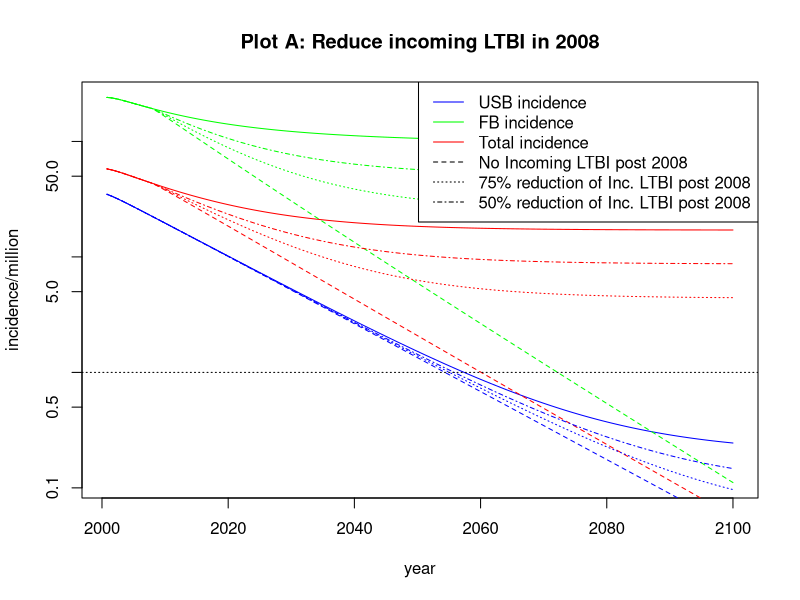
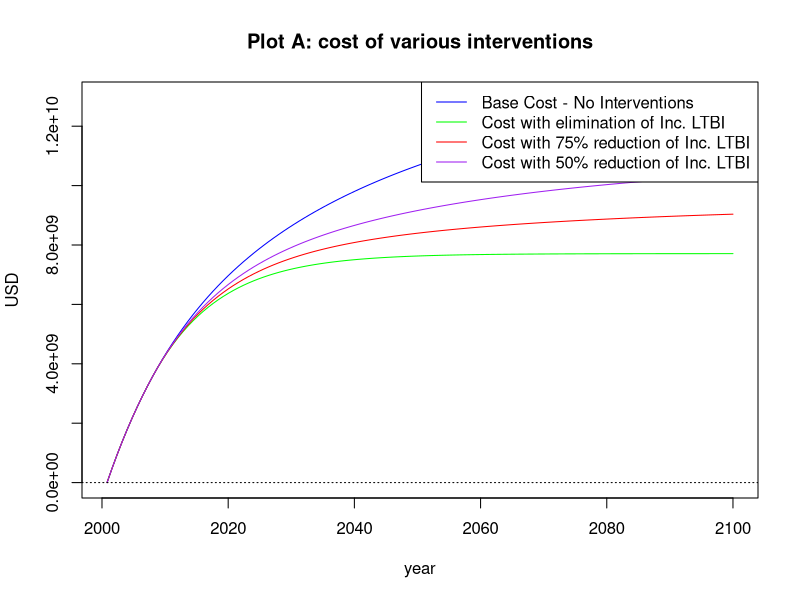
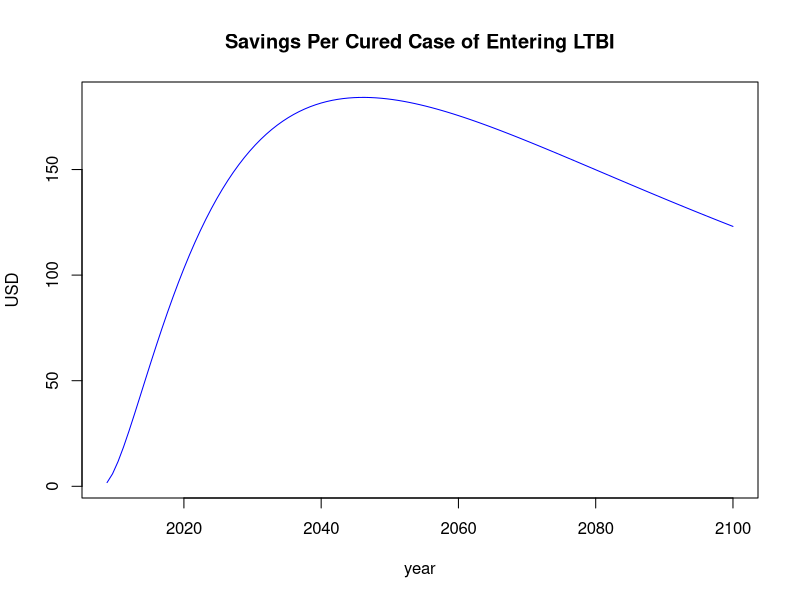
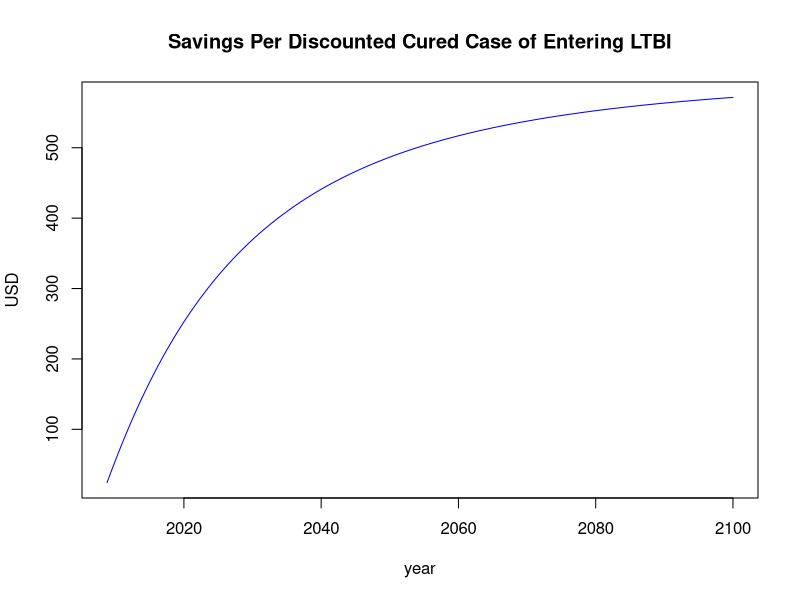

R code for these plots, in order:
rkm <- function(Ydot,currY,deltaT,iter,startT=0){
  # This function performs a fourth-order Runge-Kutta Method on the system 
  # dY/dt = Ydot, and returns the next step after currY presuming timestep
  # length deltaT, and iteration iter
  tn   = deltaT*iter + startT
  k1   = Ydot(tn, currY)
  k2   = Ydot(tn + deltaT/2,currY + deltaT*k1/2)
  k3   = Ydot(tn + deltaT/2,currY + deltaT*k2/2)
  k4   = Ydot(tn + deltaT,currY + deltaT*k3)
  newY <- currY + (deltaT/6)*(k1+2*k2+2*k3+k4)
  return(newY)
}

#Variables
mu0   <- 1/78      #Natural mortality rate USB per year
mu1   <- 1/53      #Natural mortality rate FB per year
ro    <- 0.018     #USB birth rate per year
alpha <- 0.005     #FB arrival rate per year
p     <- 0.103     #Fraction of new infections which are acute (fast progressors)
vF    <- 1.5       #Progression rate of acute infection per year
l0    <- 0.015     #Prevalence of LTBI in the USB population in 2000
l1    <- 0.211     #Prevalence of LTBI in the FB population in 2000: 
r0    <- 0.667     #Fraction of cases due to reactivation in the USB population
r1    <- 0.780     #Fraction of cases due to reactivation in the FB population
vL0   <- 0.0014    #Progression rate for reactivation (chronic LTBI) in the USB population per year
vL1   <- 0.0010    #Progression rate for reactivation (chronic LTBI) in the FB population per year
q     <- 0.708     #Fraction of infections progressing to infectious disease
mud   <- 0.115     #Mortality rate due to TB per year
x     <- 0.111     #Fraction of re-infected chronic LTBI moving to acute infection
ARI0  <- 0.030/100 #Annual risk of infection for USB in 2000
beta  <- 10.39     #Effective contact rate per year
e0    <- 0.965     #Fraction of preferred contacts with own population for USB
e1    <-0.985      #Fraction of preferred contacts with own population for FB
g     <- 0.0047    #Fraction of FB arrivals with LTBI who are fast progressors
phi0  <- 1.114     #Cumulative fraction self-cure and treatment of active disease for both populations pre year RATES (USB)
phi1  <- 1.167     #Cumulative fraction self-cure and treatment of active disease for both populations pre year RATES (FB)
sigmaF0 <- 1.296   #Cumulative fraction of treatment for acute infection for both populations per year RATES (USB)
sigmaF1 <- 1.301   #Cumulative fraction of treatment for acute infection for both populations per year RATES (FB)
sigmaLBase <- 0.057 #Treatment rate for chronic LTBI per year
fBase <- 0.187      #Fraction of FB arrivals with LTBI


#2010 New Cases in Population i (millions)
#source: http://www.cdc.gov/mmwr/preview/mmwrhtml/mm5105a3.htm
newCases0 <- .008714  #US-born
newCases1 <- .007554  #Foreign-born

#Initial Values
deltaT   <- .8    #The length of each time step (years).
finalYr  <- 100   #In years
totT     <- floor(finalYr/deltaT)  #Time steps
cutoffT <- floor(8/deltaT)

#Matrix of compartment values
S0 <- S1 <- F0 <- F1 <- L0 <- L1 <- I0 <- I1 <- J0 <- J1 <- N0 <- N1 <- rep(0,totT)  #compartment values
cL0 <- cF0 <- cI0 <- cJ0 <- cL1 <- cF1 <- cI1 <- cJ1 <- cN0 <- cN1 <- rep(0,totT)    #costs associated with each compartment
#Ct <- Cl <- rep(0,totT)  #total costs for active and latent treatment
LTBIEn  <- rep(0,totT)    #FB arrivals with LTBI entering the USA
LTBIEnD <- rep(0,totT)    #FB arrivals with LTBI entering the USA
curedLTBIEn  <- rep(0,totT)    #FB arrivals with LTBI entering the USA
curedLTBIEnD <- rep(0,totT)    #FB arrivals with LTBI entering the USA
natdeath0 <- natdeath1 <- rep(0,totT)                               #natural deaths
tbdeath0 <- tbdeath1 <- tbdeathD0 <- tbdeathD1 <- rep(0,totT)       #TB deaths, TB deaths with discounting
progAcute0 <- progChron0 <- progAcute1 <- progChron1 <- rep(0,totT) #Progression from Acute, Chronic LTBI to Active TB
progTotalD0 <- progTotalD1 <- rep(0,totT)                           #Progression to Active TB with discounting
exogenous0 <- exogenous1 <- rep(0,totT)                             #Exogenous re-Infections
interventionCost <- rep(0,totT)                                     #Cumulative intervention cost

# ALSO TOOK OUT Ct,Cl FROM VECTOR BELOW
C <- c(newCases=0,totPop=0,LTBIEn=0) #Intervention cost array (cost of new cases, total population, and LTBI cases entering, each time step)
P <- data.frame(S0,F0,L0,I0,J0,S1,F1,L1,I1,J1,N0,N1,cL0,cF0,cI0,cJ0,cL1,cF1,cI1,cJ1,cN0,cN1,LTBIEn,LTBIEnD,curedLTBIEn,curedLTBIEnD,natdeath0,natdeath1,tbdeath0,tbdeath1,tbdeathD0,tbdeathD1,progAcute0,progChron0,progAcute1,progChron1,progTotalD0, progTotalD1, exogenous0,exogenous1, interventionCost)
IN0 <- IN1 <- INall <- rep(0,totT)

#Total Population
P$N0[1] <- 250
P$N1[1] <- 31.4
#Acute (Fast) LTBI, new cases
P$F0[1] <- (1-r0)*(newCases0)/vF
P$F1[1] <- (1-r1)*(newCases1)/vF
#Chronic (Long) LTBI
P$L0[1] <- r0*(newCases0)/vL0
P$L1[1] <- r1*(newCases1)/vL1
#Infectious TB
P$I0[1] <- q*newCases0/(mu0 + mud + phi0)
P$I1[1] <- q*newCases1/(mu1 + mud + phi1)
#Non-Infectious TB
P$J0[1] <- (1-q)*newCases0/(mu0 + mud + phi0)
P$J1[1] <- (1-q)*newCases1/(mu1 + mud + phi1)
#Susceptible
P$S0[1] <- P$N0[1] - P$F0[1] - P$L0[1] - P$I0[1] - P$J0[1]
P$S1[1] <- P$N1[1] - P$F1[1] - P$L1[1] - P$I1[1] - P$J1[1]

#Cost Initial Values are all zero. 
probHosp <- .49  #Probability of hospitalization for active TB treatment
efficacyLTBI  <- .9
adherenceLTBI <- .64
probLTBItreatsuccess <- efficacyLTBI*adherenceLTBI #Probability of LTBI treatment success
costtb   <- 2985   #Cost of TB treatment without hopsitalization
costhosp <- 25495  #Cost of TB treatment with hospitalization
costLTBI <- 403.45 #Cost of LTBI treatment

#Cost Parameter Values: 
Ct <- costtb*(1-probHosp) + costhosp*probHosp #in USD (source: Dylan online supplement page 11-12)
Cl <- costLTBI/probLTBItreatsuccess           #in USD (source: Dylan online supplement page 10)
discRt  <- 0.03  #Rate of time discounting (used for health states as well)

#Compartment value dataset
P$LTBIEn[1]      <- 0.263109
P$natdeath0[1]   <- 0
P$natdeath1[1]   <- 0
P$tbdeath0[1]    <- 0
P$tbdeath1[1]    <- 0
P$progAcute0[1]  <- 0
P$progChron0[1]  <- 0
P$progAcute1[1]  <- 0
P$progChron1[1]  <- 0
P$exogenous0[1]  <- 0
P$exogenous1[1]  <- 0

hill <- function(intervenCost,sigmaL,f,transmission=1,incLTBI=1,initial=cutoffT,final=totT,dataSet=P){
  #Differential Equation Functions
  Ddt <- function(t,v) {
    discV = 1/(1.03^t)  #amount costs, health states are discounted each time step
    #parameter values initialized for each time step
    c01     <- (1-e0)*((1-e1)*v$N1)/((1-e0)*v$N0 + (1-e1)*v$N1)  #proportion of contacts made with FB individuals  (USB)
    c00     <- 1 - c01                                           #proportion of contacts made with USB individuals (USB)
    c10     <- (1-e1)*((1-e0)*v$N0)/((1-e0)*v$N0 + (1-e1)*v$N1)  #proportion of contacts made with USB individuals (FB)
    c11     <- 1 - c10                                           #proportion of contacts made with FB individuals  (FB)
    dLTBIEn      <- f*alpha*(v$N0+v$N1)       #FB arrivals with LTBI entering
    dnatdeath0   <- mu0 * v$N0                #Natural deaths (USB)
    dnatdeath1   <- mu1 * v$N1                #Natural deaths (FB)
    dtbdeath0    <- mud * (v$I0 + v$J0)       #TB deaths (USB)
    dtbdeath1    <- mud * (v$I1 + v$J1)       #TB deaths (FB)
    dtbdeathD0   <- discV * dtbdeath0         #TB deaths with discounting (USB)
    dtbdeathD1   <- discV * dtbdeath1         #TB deaths with discounting (FB)
    dprogAcute0  <- vF*v$F0                   #Acute LTBI progressions to Active TB disease (USB)
    dprogAcute1  <- vF*v$F1                   #Acute LTBI progressions to Active TB disease (FB)
    dprogChron0  <- vL0*v$L0                  #Chronic LTBI progressions to Active TB disease (USB)
    dprogChron1  <- vL1*v$L1                  #Chronic LTBI progressions to Active TB disease (FB)
    dprogTotal0  <- dprogAcute0 + dprogChron0 #Progression to Active TB (USB)
    dprogTotal1  <- dprogAcute1 + dprogChron1 #Progression to Active TB (FB)
    dprogTotalD0 <- discV * dprogTotal0       #Progression to Active TB with discounting (USB)
    dprogTotalD1 <- discV * dprogTotal1       #Progression to Active TB with discounting (FB)
    lambda0      <- transmission*(beta*(c00*(v$I0/v$N0) + c01*(v$I1/v$N1)))  #Forces of Infection (USB)
    lambda1      <- transmission*(beta*(c10*(v$I0/v$N0) + c11*(v$I1/v$N1)))  #Forces of Infection (FB)
    dexogenous0	 <- x*p*lambda0*v$L0    #Exogenous re-infections of Chronic LTBI to Acute LTBI (USB)
    dexogenous1  <- x*p*lambda1*v$L1    #Exogenous re-infections of Chronic LTBI to Acute LTBI (FB)
    dInterventionCost <- discV * (intervenCost["newCases"]*1e6*(dprogTotal0+dprogTotal1) + intervenCost["totPop"]*1e6*(v$N0+v$N1) + intervenCost["LTBIEn"]*1e6*dLTBIEn*(1-incLTBI))
    
    #Difference Equations (USB)
    dS0     <- ro*(v$N0+v$N1) + sigmaF0*v$F0 + sigmaL*v$L0 + phi0*(v$I0+v$J0) - lambda0*v$S0 - mu0*v$S0
    dF0     <- p*lambda0*v$S0 + dexogenous0 - (mu0 + vF + sigmaF0)*v$F0
    dL0     <- (1-p)*lambda0*v$S0 - dexogenous0 - (mu0 + vL0 + sigmaL)*v$L0
    dI0     <- q*(dprogAcute0 + dprogChron0) - (mu0 + mud + phi0)*v$I0
    dJ0     <- (1-q)*(dprogAcute0 + dprogChron0) - (mu0 + mud + phi0)*v$J0
    
    #Difference Equations (FB)
    dS1     <- (1-incLTBI)*dLTBIEn+(1-f)*alpha*(v$N0+v$N1) + sigmaF1*v$F1 + sigmaL*v$L1 + phi1*(v$I1 + v$J1) - lambda1*v$S1 - mu1*v$S1
    dF1     <- g*p*dLTBIEn*incLTBI + p*lambda1*v$S1 + dexogenous1 - (mu1 + vF + sigmaF1)*v$F1
    dL1     <- (1-g*p)*dLTBIEn*incLTBI + (1-p)*lambda1*v$S1 - dexogenous1 - (mu1 + vL1 +sigmaL)*v$L1
    dI1     <- q*(dprogAcute1 + dprogChron1) - (mu1 + mud + phi1)*v$I1
    dJ1     <- (1-q)*(dprogAcute1 + dprogChron1) - (mu1 + mud + phi1)*v$J1
    
    dN0     <- 0
    dN1     <- 0
    
    #Cost calculations
    dcL0    <- discV * Cl * sigmaL  * 1e6 * v$L0                    #cost for Chronic LTBI cures      (USB)
    dcF0    <- discV * Cl * sigmaF0 * 1e6 * v$F0                    #cost for Acute LTBI cures        (USB)
    dcI0    <- discV * Ct * q*(dprogAcute0 + dprogChron0) * 1e6     #cost for Infectious TB cures     (USB)
    dcJ0    <- discV * Ct * (1-q)*(dprogAcute0 + dprogChron0) * 1e6 #cost for Non-Infectious TB cures (USB)
    dcL1    <- discV * Cl * sigmaL  * 1e6 * v$L1                    #cost for Chronic LTBI cures      (FB)
    dcF1    <- discV * Cl * sigmaF1 * 1e6 * v$F1                    #cost for Acute LTBI cures        (FB)
    dcI1    <- discV * Ct * q*(dprogAcute1 + dprogChron1) * 1e6     #cost for Infectious TB cures     (FB)
    dcJ1    <- discV * Ct * (1-q)*(dprogAcute1 + dprogChron1) * 1e6 #cost for Non-Infectious TB cures (FB)
    dcN0    <- 0  #Total cost for all treatments (USB)
    dcN1    <- 0  #Total cost for all treatments (FB)
    
    return( c(dS0,dF0,dL0,dI0,dJ0,dS1,dF1,dL1,dI1,dJ1,dN0,dN1,dcL0,dcF0,dcI0,dcJ0,dcL1,dcF1,dcI1,dcJ1,dcN0,dcN1,(dLTBIEn*incLTBI),(dLTBIEn*incLTBI*discV),dLTBIEn*(1-incLTBI),(dLTBIEn*(1-incLTBI)*discV),dnatdeath0,dnatdeath1,dtbdeath0,dtbdeath1,dtbdeathD0, dtbdeathD1, dprogAcute0,dprogChron0,dprogAcute1,dprogChron1,dprogTotalD0, dprogTotalD1, dexogenous0,dexogenous1, dInterventionCost) )
  }
  
  for (i in initial:(final-1)) {
  	dataSet[i+1,]    <- rkm(Ddt,dataSet[i,],deltaT,i)
  	dataSet$N0[i+1]  <- sum(dataSet[i+1,1:5])
  	dataSet$N1[i+1]  <- sum(dataSet[i+1,6:10])
  	dataSet$cN0[i+1] <- sum(dataSet[i+1,13:16])
  	dataSet$cN1[i+1] <- sum(dataSet[i+1,17:20])
  }
  return(dataSet)
}

generateIncidence <- function(dataSet) {
    IN0   <- 1e6 * (vF*dataSet$F0 + vL0*dataSet$L0)/dataSet$N0
    IN1   <- 1e6 * (vF*dataSet$F1 + vL1*dataSet$L1)/dataSet$N1
    INall <- 1e6 * (vF*(dataSet$F0 + dataSet$F1) + vL0*dataSet$L0 + vL1*dataSet$L1)/(dataSet$N0 + dataSet$N1)
	return(data.frame(IN0,IN1,INall))
}

P       <- hill(C,sigmaLBase,fBase,1,1,1,totT)
baseInc <- generateIncidence(P)
years   <- seq(2000+deltaT,2000+finalYr,deltaT)

#plot incidence data
#  xlab, ylab  --> labels for x-, y-axes
#  log='y'     --> use logarithmic scale
#  ylim=yrange --> ensure we show all data
#  type="l"    --> draw line connecting data points
#  col="blue"  --> color of graph
#lines() plots data in the same window as the first plot() command

#Intervention costs for eliminating LTBI 100%, 75%, or 50%
C100 <- C
C75  <- C
C50  <- C

C100["LTBIEn"] <- 1000
C75["LTBIEn"]  <- 800
C50["LTBIEn"]  <- 700

#Plot A: Where we eliminate incoming LTBI 100%, 75%, or 50%
noImmLTBI      <- hill(C100,sigmaLBase,fBase,1,0)
noImmLTBIInc   <- generateIncidence(noImmLTBI)
someImmLTBI    <- hill(C75,sigmaLBase,fBase,1,0.25)
someImmLTBIInc <- generateIncidence(someImmLTBI)
halfImmLTBI    <- hill(C50,sigmaLBase,fBase,1,0.5)
halfImmLTBIInc <- generateIncidence(halfImmLTBI)

#When Calculating range, we presume that FB always has higher incidence rate
yrange <- range(c(0.5,baseInc$IN1,noImmLTBIInc$IN1,someImmLTBIInc$IN1,halfImmLTBIInc$IN1))
dev.new()
plot(years, baseInc$IN0, main="Plot A: Reduce incoming LTBI in 2008", log='y', xlab='year', ylab='incidence/million', ylim=yrange, type="l", col="blue")
lines(years, baseInc$INall, type="l", col="red")
lines(years, baseInc$IN1, type="l", col="green")
lines(years, noImmLTBIInc$IN0, type="l", col="blue", lty=2)
lines(years, noImmLTBIInc$INall, type="l", col="red", lty=2)
lines(years, noImmLTBIInc$IN1, type="l", col="green", lty=2)
lines(years, someImmLTBIInc$IN0, type="l", col="blue", lty=3)
lines(years, someImmLTBIInc$INall, type="l", col="red", lty=3)
lines(years, someImmLTBIInc$IN1, type="l", col="green", lty=3)
lines(years, halfImmLTBIInc$IN0, type="l", col="blue", lty=4)
lines(years, halfImmLTBIInc$INall, type="l", col="red", lty=4)
lines(years, halfImmLTBIInc$IN1, type="l", col="green", lty=4)
abline(h = 1, lty = 'dotted')
legend('topright', legend=c('USB incidence', 'FB incidence', 'Total incidence', 'No Incoming LTBI post 2008', '75% reduction of Inc. LTBI post 2008', '50% reduction of Inc. LTBI post 2008'), col=c("blue", "green", "red", "black","black","black"), lty=c(1,1,1,2,3,4))

#Cost Plot A:
yrange <- range(c(P$cN1+P$cN0,noImmLTBI$cN1+noImmLTBI$cN0,someImmLTBI$cN0+someImmLTBI$cN1,halfImmLTBI$cN0+halfImmLTBI$cN1))
dev.new()
plot(years, P$cN1+P$cN0, main="Plot A: cost of various interventions", xlab='year', ylab='USD', ylim=yrange, type="l", col="blue")
lines(years, noImmLTBI$cN0 + noImmLTBI$cN1, type="l", col="green", lty=1)
lines(years, someImmLTBI$cN0 + someImmLTBI$cN1, type="l", col="red", lty=1)
lines(years, halfImmLTBI$cN0 + halfImmLTBI$cN1, type="l", col="purple", lty=1)
abline(h = 1, lty = 'dotted')
legend('topright', legend=c('Base Cost - No Interventions', 'Cost with elimination of Inc. LTBI', 'Cost with 75% reduction of Inc. LTBI', 'Cost with 50% reduction of Inc. LTBI'), col=c("blue", "green", "red", "purple"), lty=c(1,1,1,1))

yearsPostCutoff <- years[(cutoffT+1):totT]
maxDifference   <- ((P$cN0+P$cN1)-(noImmLTBI$cN0+noImmLTBI$cN1))[(cutoffT+1):totT]
savingsPerCase  <- maxDifference/(1e6*P$LTBIEn[(cutoffT+1):totT])
dev.new()
plot(yearsPostCutoff, savingsPerCase, main="Savings Per Cured Case of Entering LTBI", xlab='year', ylab='USD', type="l", col="blue")

savingsPerCaseD <- maxDifference/(1e6*noImmLTBI$curedLTBIEnD[(cutoffT+1):totT])
dev.new()
plot(yearsPostCutoff, savingsPerCaseD, main="Savings Per Discounted Cured Case of Entering LTBI", xlab='year', ylab='USD', type="l", col="blue")

##Plot A: Where Transmission is cut after 2008
#noTrans    <- hill(sigmaLBase,fBase,0)
#noTransInc <- generateIncidence(noTrans)
#
##When Calculating range, we presume that FB always has higher incidence rate
#yrange <- range(c(0.5,baseInc$IN1,noTransInc$IN1))
#dev.new()
#plot(years, baseInc$IN0, main="Plot A: Cut Trans. in 2008", xlab='year', ylab='incidence/million', log = 'y', ylim=yrange, type="l", col="blue")
#lines(years, baseInc$INall, type="l", col="red")
#lines(years, baseInc$IN1, type="l", col="green")
#lines(years, noTransInc$IN0, type="l", col="blue", lty=2)
#lines(years, noTransInc$INall, type="l", col="red", lty=2)
#lines(years, noTransInc$IN1, type="l", col="green", lty=2)
#abline(h = 1, lty = 'dotted')
#legend('topright', legend=c('USB incidence', 'FB incidence', 'Total incidence', 'With Transmission Cutoff in 2008'), col=c("blue", "green", "red", "black"), lty=c(1,1,1,2))
#
##Plot B: Where LTBI treatment x2 or x4
#doubled    <-hill(sigmaLBase*2,fBase)
#doubledInc <- generateIncidence(doubled)
#quad       <- hill(sigmaLBase*4,fBase)
#quadInc    <- generateIncidence(quad)
#
##When Calculating range, we presume that FB always has higher incidence rate after 2008
#yrange <- range(c(0.5,baseInc$IN1,quadInc$IN1,doubledInc$IN1))
#dev.new()
#plot(years, baseInc$IN0, main="Plot B: Increase Chronic LTBI Treatment in 2008", xlab='year', ylab='incidence/million', log = 'y', ylim=yrange, type="l", col="blue")
#lines(years, baseInc$INall, type="l", col="red")
#lines(years, baseInc$IN1, type="l", col="green")
#lines(years, doubledInc$IN0, type="l", col="blue", lty=2)
#lines(years, doubledInc$INall, type="l", col="red", lty=2)
#lines(years, doubledInc$IN1, type="l", col="green", lty=2)
#lines(years, quadInc$IN0, type="l", col="blue", lty=3)
#lines(years, quadInc$INall, type="l", col="red", lty=3)
#lines(years, quadInc$IN1, type="l", col="green", lty=3)
#abline(h = 1, lty = 'dotted')
#legend('topright', legend=c('USB incidence', 'FB incidence', 'Total incidence', 'Chronic LTBI Treatment x2 in 2008', 'Chronic LTBI Treatment x4 in 2008'), col=c("blue", "green", "red", "black", "black"), lty=c(1,1,1,2,3))
#
##Plot C: Where FB arrivals cut in half, also LTBI treatment x2 or x4 after 2008
#halfFB           <- hill(sigmaLBase,fBase/2)
#halfFBInc        <- generateIncidence(halfFB)
#halfFBdoubled    <- hill(sigmaLBase*2,fBase/2)
#halfFBdoubledInc <- generateIncidence(halfFBdoubled)
#halfFBquad       <- hill(sigmaLBase*4,fBase/2)
#halfFBquadInc    <- generateIncidence(halfFBquad)
#
##When Calculating range, we presume that FB always has higher incidence rate
#yrange <- range(c(0.5,baseInc$IN1,quadInc$IN1,doubledInc$IN1))
#dev.new()
#plot(years, halfFBInc $IN0, main="Plot C: Half FB Arrival Rate, increase LTBI Treatment", xlab='year', ylab='incidence/million', log = 'y', ylim=yrange, type="l", col="blue")
#lines(years, halfFBInc $INall, type="l", col="red")
#lines(years, halfFBInc $IN1, type="l", col="green")
#lines(years, halfFBdoubledInc $IN0, type="l", col="blue", lty=2)
#lines(years, halfFBdoubledInc $INall, type="l", col="red", lty=2)
#lines(years, halfFBdoubledInc $IN1, type="l", col="green", lty=2)
#lines(years, halfFBquadInc $IN0, type="l", col="blue", lty=3)
#lines(years, halfFBquadInc $INall, type="l", col="red", lty=3)
#lines(years, halfFBquadInc $IN1, type="l", col="green", lty=3)
#abline(h = 1, lty = 'dotted')
#legend('topright', legend=c('USB incidence', 'FB incidence', 'Total incidence', 'Chronic LTBI Treatment x2 in 2008', 'Chronic LTBI Treatment x4 in 2008'), col=c("blue", "green", "red", "black", "black"), lty=c(1,1,1,2,3))
#
##Plot D: Where FB arrivals divided by 4, also LTBI treatment x2 or x4 after 2008
#quarterFB           <- hill(sigmaLBase,fBase/4)
#quarterFBInc        <- generateIncidence(quarterFB)
#quarterFBdoubled    <- hill(sigmaLBase*2,fBase/4)
#quarterFBdoubledInc <- generateIncidence(quarterFBdoubled)
#quarterFBquad       <- hill(sigmaLBase*4,fBase/4)
#quarterFBquadInc    <- generateIncidence(quarterFBquad)
#
##When Calculating range, we presume that FB always has higher incidence rate
#yrange <- range(c(0.5,baseInc$IN1,quadInc$IN1,doubledInc$IN1))
#dev.new()
#plot(years, quarterFBInc $IN0, main="Plot D: 1/4 FB Arrival Rate, increase LTBI Treatment", xlab='year', ylab='incidence/million', log = 'y', ylim=yrange, type="l", col="blue")
#lines(years, quarterFBInc $INall, type="l", col="red")
#lines(years, quarterFBInc $IN1, type="l", col="green")
#lines(years, quarterFBdoubledInc $IN0, type="l", col="blue", lty=2)
#lines(years, quarterFBdoubledInc $INall, type="l", col="red", lty=2)
#lines(years, quarterFBdoubledInc $IN1, type="l", col="green", lty=2)
#lines(years, quarterFBquadInc $IN0, type="l", col="blue", lty=3)
#lines(years, quarterFBquadInc $INall, type="l", col="red", lty=3)
#lines(years, quarterFBquadInc $IN1, type="l", col="green", lty=3)
#abline(h = 1, lty = 'dotted')
#legend('topright', legend=c('USB incidence', 'FB incidence', 'Total incidence', 'Chronic LTBI Treatment x2 in 2008', 'Chronic LTBI Treatment x4 in 2008'), col=c("blue", "green", "red", "black", "black"), lty=c(1,1,1,2,3))
